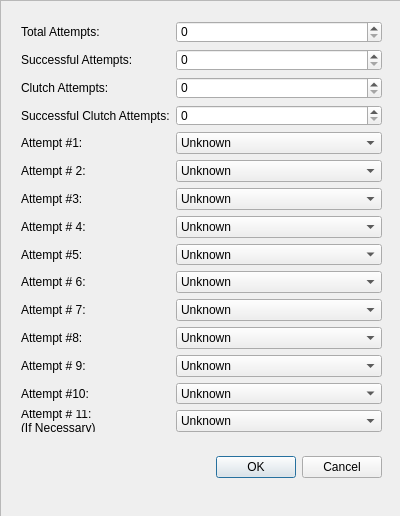
<?xml version="1.0" encoding="UTF-8"?>
<ui version="4.0">
 <class>Dialog</class>
 <widget class="QDialog" name="Dialog">
  <property name="geometry">
   <rect>
    <x>0</x>
    <y>0</y>
    <width>400</width>
    <height>516</height>
   </rect>
  </property>
  <property name="windowTitle">
   <string>Dialog</string>
  </property>
  <widget class="QScrollArea" name="scrollArea_newGame">
   <property name="geometry">
    <rect>
     <x>0</x>
     <y>0</y>
     <width>401</width>
     <height>651</height>
    </rect>
   </property>
   <property name="widgetResizable">
    <bool>true</bool>
   </property>
   <widget class="QWidget" name="scrollAreaWidgetContents">
    <property name="geometry">
     <rect>
      <x>0</x>
      <y>0</y>
      <width>399</width>
      <height>649</height>
     </rect>
    </property>
    <widget class="QDialogButtonBox" name="buttonBox_newGame">
     <property name="geometry">
      <rect>
       <x>20</x>
       <y>450</y>
       <width>361</width>
       <height>32</height>
      </rect>
     </property>
     <property name="orientation">
      <enum>Qt::Horizontal</enum>
     </property>
     <property name="standardButtons">
      <set>QDialogButtonBox::Cancel|QDialogButtonBox::Ok</set>
     </property>
    </widget>
    <widget class="QWidget" name="formLayoutWidget">
     <property name="geometry">
      <rect>
       <x>20</x>
       <y>20</y>
       <width>361</width>
       <height>411</height>
      </rect>
     </property>
     <layout class="QFormLayout" name="formLayout">
      <item row="0" column="0">
       <widget class="QLabel" name="label_TotalAttempts">
        <property name="text">
         <string>Total Attempts:</string>
        </property>
       </widget>
      </item>
      <item row="0" column="1">
       <widget class="QSpinBox" name="spinBox_TotalAttempts"/>
      </item>
      <item row="1" column="0">
       <widget class="QLabel" name="label_SuccessfulAttempts">
        <property name="text">
         <string>Successful Attempts:</string>
        </property>
       </widget>
      </item>
      <item row="1" column="1">
       <widget class="QSpinBox" name="spinBox_SuccessfulAttempts"/>
      </item>
      <item row="4" column="0">
       <widget class="QLabel" name="label_Attempt01">
        <property name="text">
         <string>Attempt #1:</string>
        </property>
       </widget>
      </item>
      <item row="4" column="1">
       <widget class="QComboBox" name="comboBox_Attempt01">
        <item>
         <property name="text">
          <string>Unknown</string>
         </property>
        </item>
        <item>
         <property name="text">
          <string>Successful</string>
         </property>
        </item>
        <item>
         <property name="text">
          <string>Failed</string>
         </property>
        </item>
       </widget>
      </item>
      <item row="5" column="0">
       <widget class="QLabel" name="label_Attempt02">
        <property name="text">
         <string>Attempt # 2:</string>
        </property>
       </widget>
      </item>
      <item row="5" column="1">
       <widget class="QComboBox" name="comboBox_Attempt02">
        <item>
         <property name="text">
          <string>Unknown</string>
         </property>
        </item>
        <item>
         <property name="text">
          <string>Successful</string>
         </property>
        </item>
        <item>
         <property name="text">
          <string>Failed</string>
         </property>
        </item>
       </widget>
      </item>
      <item row="6" column="0">
       <widget class="QLabel" name="label_Attempt03">
        <property name="text">
         <string>Attempt #3:</string>
        </property>
       </widget>
      </item>
      <item row="6" column="1">
       <widget class="QComboBox" name="comboBox_Attempt03">
        <item>
         <property name="text">
          <string>Unknown</string>
         </property>
        </item>
        <item>
         <property name="text">
          <string>Successful</string>
         </property>
        </item>
        <item>
         <property name="text">
          <string>Failed</string>
         </property>
        </item>
       </widget>
      </item>
      <item row="8" column="0">
       <widget class="QLabel" name="label_Attempt04">
        <property name="text">
         <string>Attempt # 4:</string>
        </property>
       </widget>
      </item>
      <item row="8" column="1">
       <widget class="QComboBox" name="comboBox_Attempt04">
        <item>
         <property name="text">
          <string>Unknown</string>
         </property>
        </item>
        <item>
         <property name="text">
          <string>Successful</string>
         </property>
        </item>
        <item>
         <property name="text">
          <string>Failed</string>
         </property>
        </item>
       </widget>
      </item>
      <item row="9" column="0">
       <widget class="QLabel" name="label_Attempt05">
        <property name="text">
         <string>Attempt #5:</string>
        </property>
       </widget>
      </item>
      <item row="9" column="1">
       <widget class="QComboBox" name="comboBox_Attempt05">
        <item>
         <property name="text">
          <string>Unknown</string>
         </property>
        </item>
        <item>
         <property name="text">
          <string>Successful</string>
         </property>
        </item>
        <item>
         <property name="text">
          <string>Failed</string>
         </property>
        </item>
       </widget>
      </item>
      <item row="10" column="0">
       <widget class="QLabel" name="label_Attempt06">
        <property name="text">
         <string>Attempt # 6:</string>
        </property>
       </widget>
      </item>
      <item row="10" column="1">
       <widget class="QComboBox" name="comboBox_Attempt06">
        <item>
         <property name="text">
          <string>Unknown</string>
         </property>
        </item>
        <item>
         <property name="text">
          <string>Successful</string>
         </property>
        </item>
        <item>
         <property name="text">
          <string>Failed</string>
         </property>
        </item>
       </widget>
      </item>
      <item row="11" column="0">
       <widget class="QLabel" name="label_Attempt07">
        <property name="text">
         <string>Attempt # 7:</string>
        </property>
       </widget>
      </item>
      <item row="11" column="1">
       <widget class="QComboBox" name="comboBox_Attempt07">
        <item>
         <property name="text">
          <string>Unknown</string>
         </property>
        </item>
        <item>
         <property name="text">
          <string>Successful</string>
         </property>
        </item>
        <item>
         <property name="text">
          <string>Failed</string>
         </property>
        </item>
       </widget>
      </item>
      <item row="12" column="0">
       <widget class="QLabel" name="label_Attempt08">
        <property name="text">
         <string>Attempt #8:</string>
        </property>
       </widget>
      </item>
      <item row="12" column="1">
       <widget class="QComboBox" name="comboBox_Attempt08">
        <item>
         <property name="text">
          <string>Unknown</string>
         </property>
        </item>
        <item>
         <property name="text">
          <string>Successful</string>
         </property>
        </item>
        <item>
         <property name="text">
          <string>Failed</string>
         </property>
        </item>
       </widget>
      </item>
      <item row="13" column="0">
       <widget class="QLabel" name="label_Attempt09">
        <property name="text">
         <string>Attempt # 9:</string>
        </property>
       </widget>
      </item>
      <item row="13" column="1">
       <widget class="QComboBox" name="comboBox_Attempt09">
        <item>
         <property name="text">
          <string>Unknown</string>
         </property>
        </item>
        <item>
         <property name="text">
          <string>Successful</string>
         </property>
        </item>
        <item>
         <property name="text">
          <string>Failed</string>
         </property>
        </item>
       </widget>
      </item>
      <item row="14" column="0">
       <widget class="QLabel" name="label_Attempt10">
        <property name="text">
         <string>Attempt #10:</string>
        </property>
       </widget>
      </item>
      <item row="14" column="1">
       <widget class="QComboBox" name="comboBox_Attempt10">
        <item>
         <property name="text">
          <string>Unknown</string>
         </property>
        </item>
        <item>
         <property name="text">
          <string>Successful</string>
         </property>
        </item>
        <item>
         <property name="text">
          <string>Failed</string>
         </property>
        </item>
       </widget>
      </item>
      <item row="15" column="0">
       <widget class="QLabel" name="label_Attempt11">
        <property name="text">
         <string>Attempt # 11:           (If Necessary)</string>
        </property>
        <property name="wordWrap">
         <bool>true</bool>
        </property>
       </widget>
      </item>
      <item row="15" column="1">
       <widget class="QComboBox" name="comboBox_Attempt11">
        <item>
         <property name="text">
          <string>Unknown</string>
         </property>
        </item>
        <item>
         <property name="text">
          <string>Successful</string>
         </property>
        </item>
        <item>
         <property name="text">
          <string>Failed</string>
         </property>
        </item>
       </widget>
      </item>
      <item row="2" column="0">
       <widget class="QLabel" name="label_TotalAttempts_2">
        <property name="text">
         <string>Clutch Attempts:</string>
        </property>
       </widget>
      </item>
      <item row="2" column="1">
       <widget class="QSpinBox" name="spinBox_TotalAttempts_2"/>
      </item>
      <item row="3" column="0">
       <widget class="QLabel" name="label_SuccessfulAttempts_2">
        <property name="text">
         <string>Successful Clutch Attempts:</string>
        </property>
       </widget>
      </item>
      <item row="3" column="1">
       <widget class="QSpinBox" name="spinBox_SuccessfulAttempts_2"/>
      </item>
     </layout>
    </widget>
   </widget>
  </widget>
 </widget>
 <resources/>
 <connections/>
</ui>
